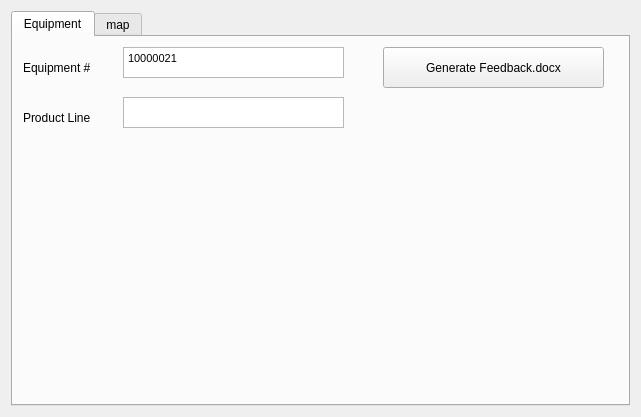
<?xml version="1.0" encoding="UTF-8"?>
<ui version="4.0">
 <class>Form</class>
 <widget class="QWidget" name="Form">
  <property name="geometry">
   <rect>
    <x>0</x>
    <y>0</y>
    <width>641</width>
    <height>417</height>
   </rect>
  </property>
  <property name="windowTitle">
   <string>RMP</string>
  </property>
  <layout class="QGridLayout" name="gridLayout">
   <item row="0" column="0">
    <widget class="QTabWidget" name="tabWidget">
     <property name="currentIndex">
      <number>0</number>
     </property>
     <widget class="QWidget" name="tab_Equipment">
      <attribute name="title">
       <string>Equipment</string>
      </attribute>
      <widget class="QLabel" name="label_7">
       <property name="geometry">
        <rect>
         <x>10</x>
         <y>10</y>
         <width>101</width>
         <height>41</height>
        </rect>
       </property>
       <property name="text">
        <string>Equipment #</string>
       </property>
      </widget>
      <widget class="QLabel" name="label_8">
       <property name="geometry">
        <rect>
         <x>10</x>
         <y>60</y>
         <width>101</width>
         <height>41</height>
        </rect>
       </property>
       <property name="text">
        <string>Product Line</string>
       </property>
      </widget>
      <widget class="QTextBrowser" name="textBrowser_Product_Line">
       <property name="geometry">
        <rect>
         <x>110</x>
         <y>60</y>
         <width>221</width>
         <height>31</height>
        </rect>
       </property>
       <property name="html">
        <string>&lt;!DOCTYPE HTML PUBLIC &quot;-//W3C//DTD HTML 4.0//EN&quot; &quot;http://www.w3.org/TR/REC-html40/strict.dtd&quot;&gt;
&lt;html&gt;&lt;head&gt;&lt;meta name=&quot;qrichtext&quot; content=&quot;1&quot; /&gt;&lt;style type=&quot;text/css&quot;&gt;
p, li { white-space: pre-wrap; }
&lt;/style&gt;&lt;/head&gt;&lt;body style=&quot; font-family:'MS Shell Dlg 2'; font-size:8pt; font-weight:400; font-style:normal;&quot;&gt;
&lt;p style=&quot;-qt-paragraph-type:empty; margin-top:0px; margin-bottom:0px; margin-left:0px; margin-right:0px; -qt-block-indent:0; text-indent:0px;&quot;&gt;&lt;br /&gt;&lt;/p&gt;&lt;/body&gt;&lt;/html&gt;</string>
       </property>
      </widget>
      <widget class="QTextEdit" name="textEdit">
       <property name="geometry">
        <rect>
         <x>110</x>
         <y>10</y>
         <width>221</width>
         <height>31</height>
        </rect>
       </property>
       <property name="html">
        <string>&lt;!DOCTYPE HTML PUBLIC &quot;-//W3C//DTD HTML 4.0//EN&quot; &quot;http://www.w3.org/TR/REC-html40/strict.dtd&quot;&gt;
&lt;html&gt;&lt;head&gt;&lt;meta name=&quot;qrichtext&quot; content=&quot;1&quot; /&gt;&lt;style type=&quot;text/css&quot;&gt;
p, li { white-space: pre-wrap; }
&lt;/style&gt;&lt;/head&gt;&lt;body style=&quot; font-family:'MS Shell Dlg 2'; font-size:8pt; font-weight:400; font-style:normal;&quot;&gt;
&lt;p style=&quot; margin-top:0px; margin-bottom:0px; margin-left:0px; margin-right:0px; -qt-block-indent:0; text-indent:0px;&quot;&gt;10000021&lt;/p&gt;&lt;/body&gt;&lt;/html&gt;</string>
       </property>
      </widget>
      <widget class="QPushButton" name="pushButton">
       <property name="geometry">
        <rect>
         <x>370</x>
         <y>10</y>
         <width>221</width>
         <height>41</height>
        </rect>
       </property>
       <property name="text">
        <string>Generate Feedback.docx</string>
       </property>
      </widget>
     </widget>
     <widget class="QWidget" name="map">
      <attribute name="title">
       <string>map</string>
      </attribute>
     </widget>
    </widget>
   </item>
  </layout>
 </widget>
 <resources/>
 <connections/>
</ui>
